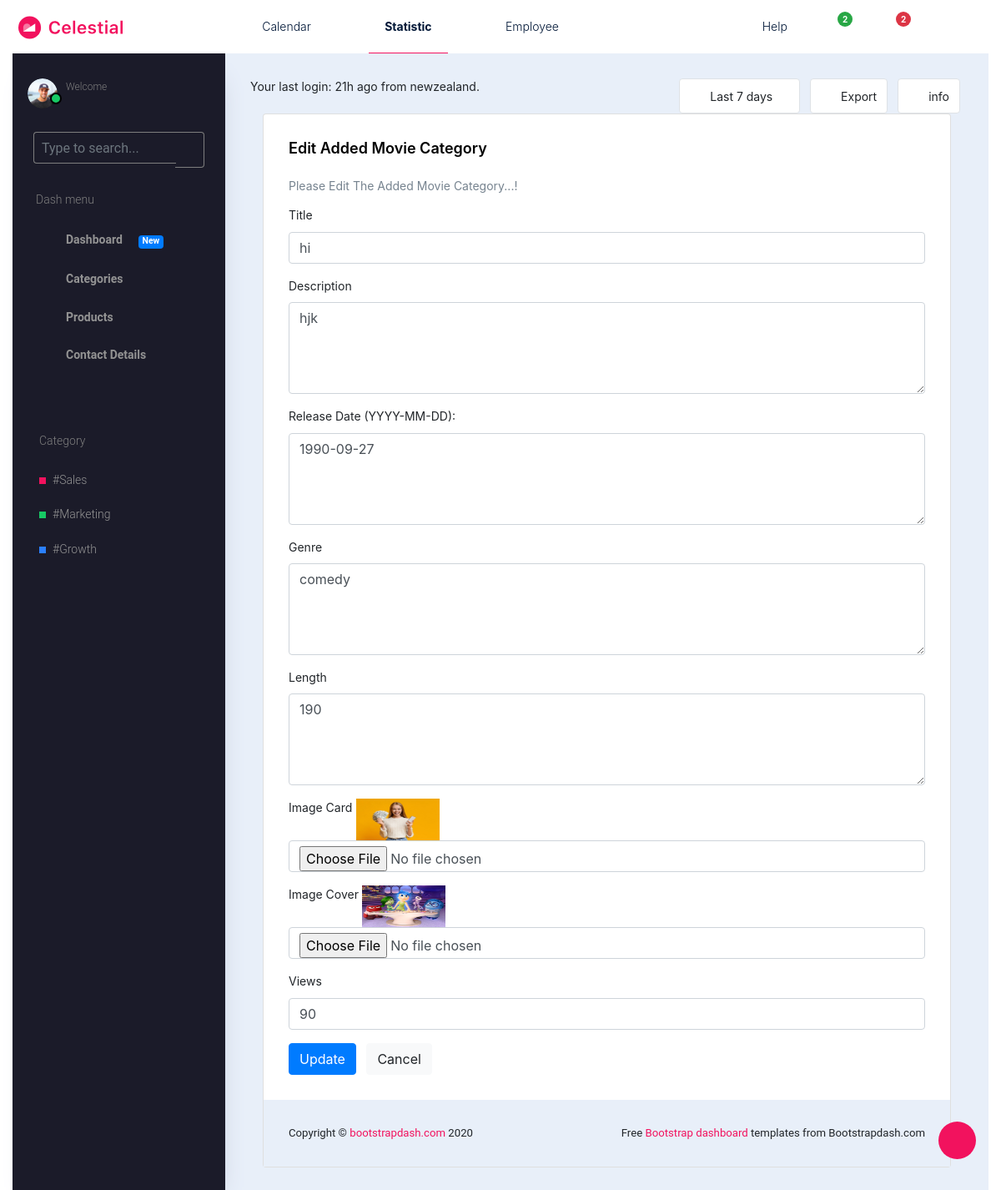
/Backend/edit_Movie/1/, run on the app's committed database.
### Backend/models.py (models this page shows)
class Movie(models.Model):
    Title = models.CharField(max_length=255,null=True,blank=True)
    description = models.TextField(max_length=255,null=True,blank=True)
    release_date = models.DateField(null=True,blank=True)
    genre = models.CharField(max_length=100,null=True,blank=True)
    length = models.PositiveIntegerField(null=True,blank=True)
    image_card = models.ImageField(upload_to='movie_images/',null=True,blank=True)
    image_cover = models.ImageField(upload_to='movie_images/',null=True,blank=True)
    movie_views  = models.IntegerField(default=0,null=True,blank=True)

### Backend/views.py (the view)
# urls.py: path('edit_Movie/<int:Movieid>/',views.edit_Movie,name="edit_Movie"),
def edit_Movie(request,Movieid):
    data = Movie.objects.get(id=Movieid)
    return render(request,"Edit_MovieCategory.html", {'data':data})

### Backend/templates/Edit_MovieCategory.html (shortened to what this page needs)
<!DOCTYPE html>
{% extends 'index.html' %}
{% block content %}
<html lang="en">
<head>
    <link rel="stylesheet" href="https://stackpath.bootstrapcdn.com/bootstrap/4.5.2/css/bootstrap.min.css">
</head>
<body>
<div class="col-12 grid-margin stretch-card">
              <div class="card">
                <div class="card-body">
                  <h4 class="card-title">Edit Added Movie Category</h4>
                  <p class="card-description">
                    Please Edit The Added Movie Category...!
                  </p>
                  <form class="forms-sample" method="post" action="{% url 'update_Movie' Movieid=data.id%}" enctype="multipart/form-data">
                    <div class="form-group">
                      <label for="exampleInputName1">Title</label>
                      <input type="text" class="form-control" id="exampleInputName1" placeholder="Name" name="title" value="{{data.Title}}">
                    </div>
                     <div class="form-group">
                      <label for="exampleTextarea1">Description</label>
                      <textarea class="form-control" id="exampleTextarea1" rows="4"  name="description">{{data.description}}</textarea>
                    </div>
                    <div class="form-group">
                      <label for="exampleTextarea1">Release Date (YYYY-MM-DD):</label>
                      <textarea class="form-control" id="exampleTextarea1" rows="4"  name="release_date">{% if data.release_date %}{{ data.release_date|date:'Y-m-d' }}{% endif %}</textarea>
                    </div>
                     <div class="form-group">
                      <label for="exampleTextarea1">Genre</label>
                      <textarea class="form-control" id="exampleTextarea1" rows="4"  name="genre">{{data.genre}}</textarea>
                    </div>
                     <div class="form-group">
                      <label for="exampleTextarea1">Length</label>
                      <textarea class="form-control" id="exampleTextarea1" rows="4"  name="length">{{data.length}}</textarea>
                    </div>
                    <div class="form-group">
                      <label for="exampleInputName1">Image Card</label>
                        <img src="{{data.image_card.url}}" width="100px" height="50px" >
                      <input type="file" class="form-control" name="mv_crd">
                    </div>
                      <div class="form-group">
                      <label for="exampleInputName1">Image Cover</label>
                        <img src="{{data.image_cover.url}}" width="100px" height="50px" >
                      <input type="file" class="form-control" name="mv_cvr">
                    </div>
                      <div class="form-group">
                      <label for="exampleInputName1">Views</label>
                      <input type="text" class="form-control" id="exampleInputName1" placeholder="Views" name="views" value="{{data.movie_views}}">
                    </div>
                    <button type="submit" class="btn btn-primary mr-2">Update</button>
                    <button class="btn btn-light">Cancel</button>
                  </form>
</body>
</html>
{% endblock %}

### data on the page
Movie: title "hi", description "hjk", release_date "1990-09-27", genre "comedy", length "190", image_card (picture), image_cover (picture), views "90"
